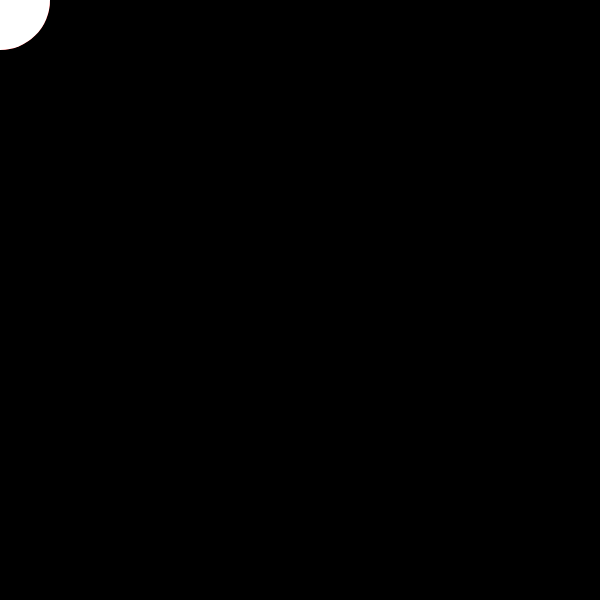
Frame 1 (no input)
Frame 60 (no input): identical to frame 1, image omitted
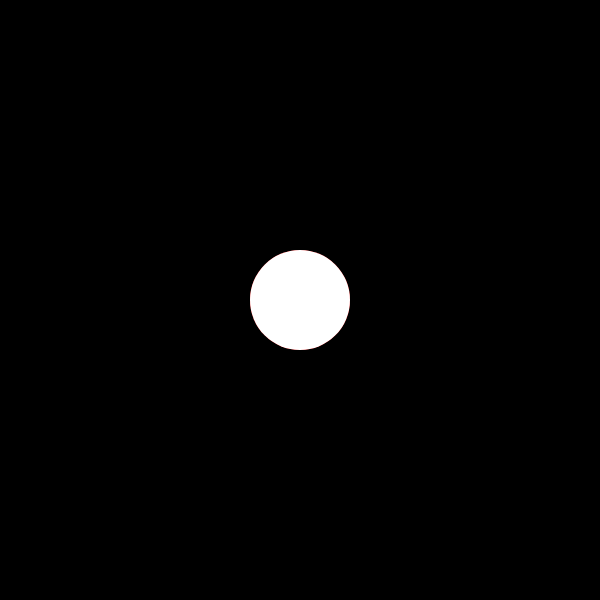
Frame 120 (the mouse pressed at the canvas centre since frame 60)

The p5.js sketch that drew these frames (run headless with seeded random() and noise() and a simulated clock; from frame 60 on, the mouse is pressed at the canvas centre):

// p5.js sketch
// ── sketch.js
// IMA NYU Shanghai
// MOQN
// Feb 9 2017

function setup() {
  createCanvas(600, 600);
  noStroke();
}

function draw() {
  background(0);

  push();
  fill(255,0,0);
  ellipse(mouseX, mouseY, 100,100);
  pop();
  // equivalent to pushStyle() and popStyle() in Processing, in this case.

  // this circle won't be affected by fill(255,0,0);
  ellipse(mouseY, mouseX, 100,100);
}
